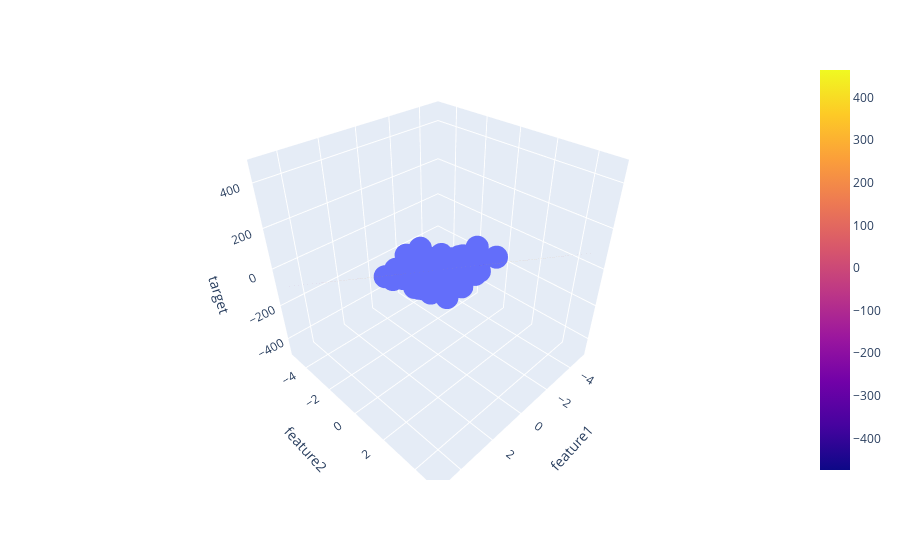

Notebook cell for this chart:
### Code cell
fig = px.scatter_3d(df,x='feature1',y='feature2',z='target')

fig.add_trace(go.Surface(x= x,y=y,z=z))

fig.show()
